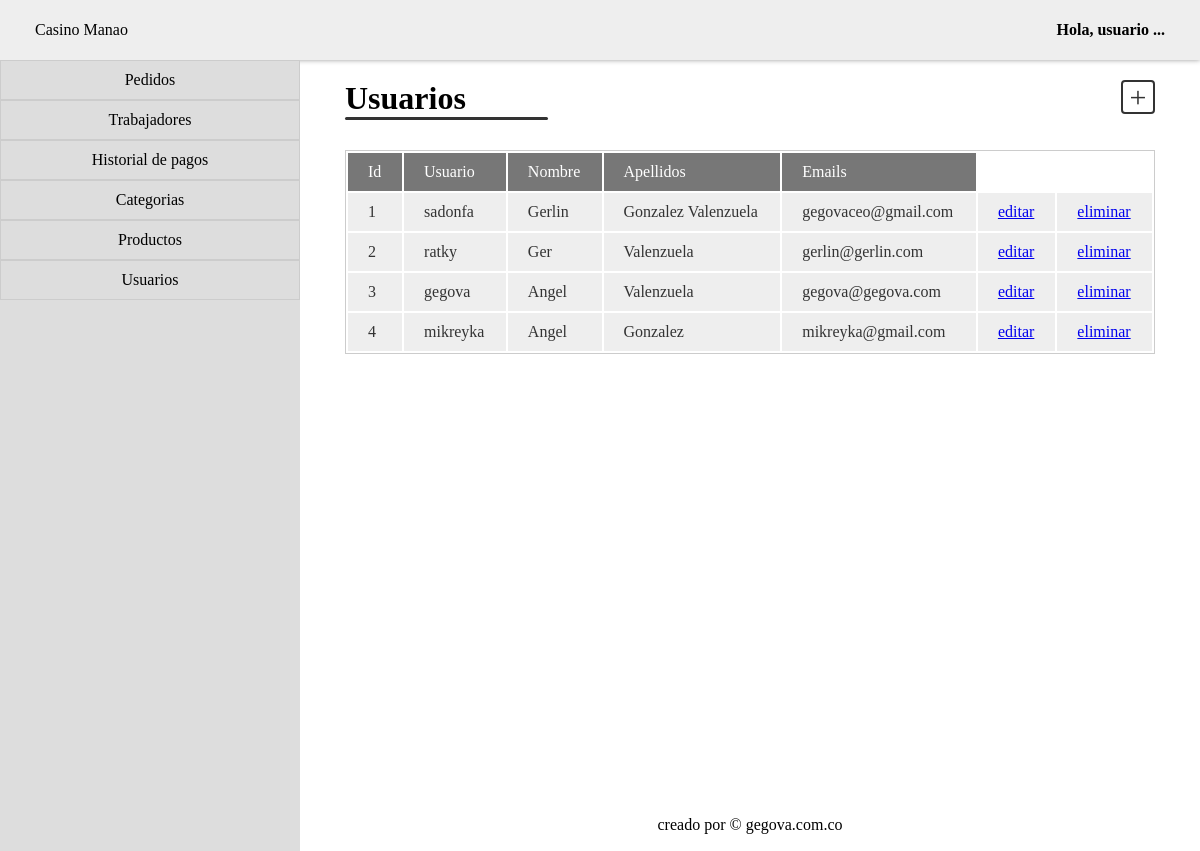
The page /usuarios on the database its author committed.
### users/models.py (models this page shows)
class User(AbstractUser):
    email = models.EmailField(unique=True)
    USERNAME_FIELD = 'email'
    REQUIRED_FIELDS = ['username']

### users/views.py (the view)
# urls.py: path('', include('users.urls')),
def users(request):
    users = User.objects.all()
    return render(request, "usuarios.html", {
        'title': 'Usuarios',
        'users': users
    })

### users/templates/usuarios.html
{% extends "layouts/index.html" %} {% block title %} {{ title }} {% endblock %}
{% block content %}
<div class="hd-title">
  <h1>{{ title }}</h1>
  <div class="add"><a href="#">+</a></div>
</div>
<hr class="sep_title" />
<table class="table">
  <tr class="tb-title">
    <td>id</td>
    <td>usuario</td>
    <td>nombre</td>
    <td>apellidos</td>
    <td>emails</td>
  </tr>
  {% for user in users %}
  <tr class="tb-content">
    <td>{{user.id}}</td>
    <td>{{user.username}}</td>
    <td>{{user.first_name}}</td>
    <td>{{user.last_name}}</td>
    <td>{{user.email}}</td>
    <td><a href="#">editar</a></td>
    <td><a href="#">eliminar</a></td>
  </tr>
  {% endfor %}
</table>
{% endblock %}

### core/static/css/layout.css (style rules this page uses)
* { margin: 0px; padding: 0px; }
body { display: grid; grid-template-columns: repeat(4, 1fr); grid-auto-rows: minmax(53px, auto); }
.sep_title { display: block; width: 25%; height: 3px; background-color: #333; border: #999; border-radius: 5px; }
.hd-title { width: 100%; display: flex; justify-content: space-between; }
.hd-title .add { display: flex; justify-content: center; align-items: center; border: 2px solid #333; color: #333; font-size: 30px; border-radius: 4px; width: 20px; height: 20px; padding: 5px; }
.hd-title .add a { text-decoration: none; color: #333; }

### core/static/css/tabla.css (style rules this page uses)
.table { width: 100%; border: 1px solid #ccc; margin-top: 30px; }
.tb-title { background-color: #777; color: #fff; }
.tb-title td { margin: 3px; padding: 10px 20px; text-transform: capitalize; }
.tb-content { background-color: #eee; color: #333; }
.tb-content td { margin: 3px; padding: 10px 20px; }

### rows shown on the page
User: id "1", username "sadonfa", first_name "Gerlin", last_name "Gonzalez Valenzuela", email "gegovaceo@gmail.com"
User: id "2", username "ratky", first_name "Ger", last_name "Valenzuela", email "gerlin@gerlin.com"
User: id "3", username "gegova", first_name "Angel", last_name "Valenzuela", email "gegova@gegova.com"
User: id "4", username "mikreyka", first_name "Angel", last_name "Gonzalez", email "mikreyka@gmail.com"

### other values the page prints
{{ title }} "Usuarios"
